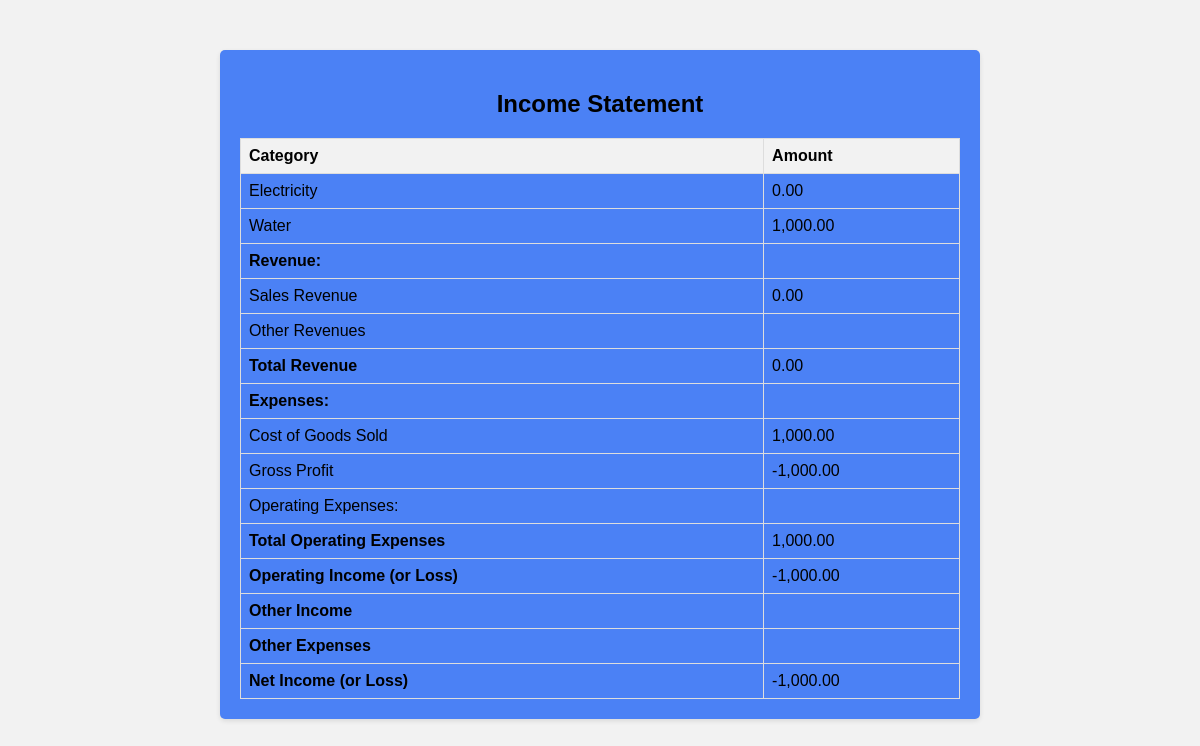
The page /pages/income_statement.php on the database its author committed.
### tables this page shows
CREATE TABLE `accounts` (
  `account_id` int(11) NOT NULL,
  `account_name` varchar(255) NOT NULL,
  `account_type` enum('asset','expense','equity','liability','income') NOT NULL
);

### pages/income_statement.php (the view, shortened to what this page needs)
<!DOCTYPE html>
<html>
<head>
    <link rel="stylesheet" type="text/css" href="./css/styles.css">
</head>
<body>
    <div class="content" style="background-color:#4b81f5;">
        <h2>Income Statement</h2>
        <?php
        require_once './includes/connection.php';
        $sql = "SELECT account_id, account_name, account_type FROM Accounts
                WHERE account_type = 'income' OR account_type = 'expense'";
        $result = $conn->query($sql);
        if ($result->num_rows > 0) {
            $total_revenues = 0;
            $total_expenses = 0;
            echo '<table>';
            echo '<tr><th>Category</th><th>Amount</th></tr>';
            while ($row = $result->fetch_assoc()) {
                $account_id = $row['account_id'];
                $sql_amounts = "SELECT SUM(debit_amount) as total_debit, SUM(credit_amount) as total_credit
                                FROM JournalEntries
                                WHERE account_id = $account_id";
                $result_amounts = $conn->query($sql_amounts);
                $row_amounts = $result_amounts->fetch_assoc();
                $debit_amount = $row_amounts['total_debit'];
                $credit_amount = $row_amounts['total_credit'];
                $balance = $debit_amount - $credit_amount;
                if ($row['account_type'] == 'income') {
                    $total_revenues += $balance;
                } else {
                    $total_expenses += $balance;
                }
                echo '<tr>';
                echo '<td>' . $row['account_name'] . '</td>';
                echo '<td>' . number_format($balance, 2) . '</td>';
                echo '</tr>';
            }
            $net_income_loss = $total_revenues - $total_expenses;
            echo '<tr>';
            echo '<td><strong>Revenue:</strong></td>';
            echo '<td></td>';
            echo '</tr>';
            echo '<tr>';
            echo '<td>Sales Revenue</td>';
            echo '<td>' . number_format($total_revenues, 2) . '</td>';
            echo '</tr>';
            echo '<tr>';
            echo '<td>Other Revenues</td>';
            echo '<td></td>';
            echo '</tr>';
            echo '<tr>';
            echo '<td><strong>Total Revenue</strong></td>';
            echo '<td>' . number_format($total_revenues, 2) . '</td>';
            echo '</tr>';
            echo '<tr>';
            echo '<td><strong>Expenses:</strong></td>';
            echo '<td></td>';
            echo '</tr>';
            echo '<tr>';
            echo '<td>Cost of Goods Sold</td>';
            echo '<td>' . number_format($total_expenses, 2) . '</td>';
            echo '</tr>';
            echo '<tr>';
            echo '<td>Gross Profit</td>';
            echo '<td>' . number_format($total_revenues - $total_expenses, 2) . '</td>';
            echo '</tr>';
            echo '<tr>';
            echo '<td>Operating Expenses:</td>';
            echo '<td></td>';
            echo '</tr>';
            echo '<tr>';
            echo '<td><strong>Total Operating Expenses</strong></td>';
            echo '<td>' . number_format($total_expenses, 2) . '</td>';
            echo '</tr>';
            echo '<tr>';
            echo '<td><strong>Operating Income (or Loss)</strong></td>';
            echo '<td>' . number_format($total_revenues - $total_expenses, 2) . '</td>';
            echo '</tr>';
            echo '<tr>';
            echo '<td><strong>Other Income</strong></td>';
            echo '<td></td>';
            echo '</tr>';
            echo '<tr>';
            echo '<td><strong>Other Expenses</strong></td>';
            echo '<td></td>';
            echo '</tr>';
            echo '<tr>';
            echo '<td><strong>Net Income (or Loss)</strong></td>';
            echo '<td>' . number_format($net_income_loss, 2) . '</td>';
            echo '</tr>';
            echo '</table>';
        } else {
            echo 'No income or expense accounts found.';
        }
        ?>
    </div>
</body>
</html>

### pages/css/styles.css (style rules this page uses)
body { margin: 0; padding: 0; font-family: Arial, sans-serif; }
body { font-family: Arial, sans-serif; background-color: #f2f2f2; }
.content { max-width: 60%; margin: 0 auto; padding: 20px; margin-top: 50px; background-color: #ffffff; border-radius: 5px; box-shadow: 0 2px 5px rgba(0, 0, 0, 0.1); }
h2 { text-align: center; }
table { width: 100%; border-collapse: collapse; margin-top: 20px; }
th, td { border: 1px solid #ddd; padding: 8px; text-align: left; }
th { background-color: #f2f2f2; }

### rows shown on the page
accounts: account_name "Electricity", balance "0.00"
accounts: account_name "Water", balance "1,000.00"

### other values the page prints
$total_revenues "0.00"
$total_expenses "1,000.00"
$total_revenues - $total_expenses "-1,000.00"
$net_income_loss "-1,000.00"
